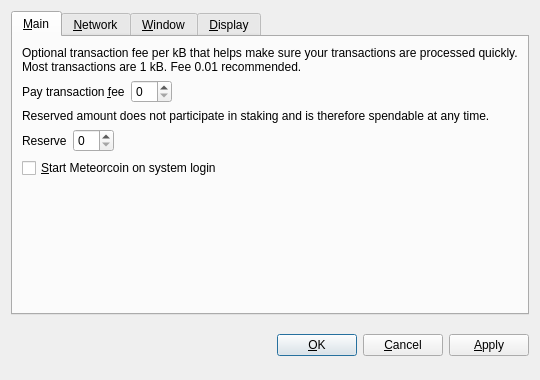
<?xml version="1.0" encoding="UTF-8"?>
<ui version="4.0">
 <class>OptionsDialog</class>
 <widget class="QDialog" name="OptionsDialog">
  <property name="geometry">
   <rect>
    <x>0</x>
    <y>0</y>
    <width>540</width>
    <height>380</height>
   </rect>
  </property>
  <property name="windowTitle">
   <string>Options</string>
  </property>
  <property name="modal">
   <bool>true</bool>
  </property>
  <layout class="QVBoxLayout" name="verticalLayout">
   <item>
    <widget class="QTabWidget" name="tabWidget">
     <property name="tabPosition">
      <enum>QTabWidget::North</enum>
     </property>
     <property name="currentIndex">
      <number>0</number>
     </property>
     <widget class="QWidget" name="tabMain">
      <attribute name="title">
       <string>&amp;Main</string>
      </attribute>
      <layout class="QVBoxLayout" name="verticalLayout_Main">
       <item>
        <widget class="QLabel" name="transactionFeeInfoLabel">
         <property name="text">
          <string>Optional transaction fee per kB that helps make sure your transactions are processed quickly. Most transactions are 1 kB. Fee 0.01 recommended.</string>
         </property>
         <property name="textFormat">
          <enum>Qt::PlainText</enum>
         </property>
         <property name="wordWrap">
          <bool>true</bool>
         </property>
        </widget>
       </item>
       <item>
        <layout class="QHBoxLayout" name="horizontalLayoutFee">
         <item>
          <widget class="QLabel" name="transactionFeeLabel">
           <property name="text">
            <string>Pay transaction &amp;fee</string>
           </property>
           <property name="textFormat">
            <enum>Qt::PlainText</enum>
           </property>
           <property name="buddy">
            <cstring>transactionFee</cstring>
           </property>
          </widget>
         </item>
         <item>
          <widget class="BitcoinAmountField" name="transactionFee"/>
         </item>
         <item>
          <spacer name="horizontalSpacerFee">
           <property name="orientation">
            <enum>Qt::Horizontal</enum>
           </property>
           <property name="sizeHint" stdset="0">
            <size>
             <width>40</width>
             <height>20</height>
            </size>
           </property>
          </spacer>
         </item>
        </layout>
       </item>
       <item>
        <widget class="QLabel" name="reserveBalanceInfoLabel">
         <property name="text">
          <string>Reserved amount does not participate in staking and is therefore spendable at any time.</string>
         </property>
         <property name="textFormat">
          <enum>Qt::PlainText</enum>
         </property>
         <property name="wordWrap">
          <bool>true</bool>
         </property>
        </widget>
       </item>
       <item>
        <layout class="QHBoxLayout" name="horizontalLayoutReserveBalance">
         <item>
          <widget class="QLabel" name="reserveBalanceLabel">
           <property name="text">
            <string>Reserve</string>
           </property>
           <property name="textFormat">
            <enum>Qt::PlainText</enum>
           </property>
           <property name="buddy">
            <cstring>reserveBalance</cstring>
           </property>
          </widget>
         </item>
         <item>
          <widget class="BitcoinAmountField" name="reserveBalance"/>
         </item>
         <item>
          <spacer name="horizontalSpacerReserveBalance">
           <property name="orientation">
            <enum>Qt::Horizontal</enum>
           </property>
           <property name="sizeHint" stdset="0">
            <size>
             <width>40</width>
             <height>20</height>
            </size>
           </property>
          </spacer>
         </item>
        </layout>
       </item>
       <item>
        <widget class="QCheckBox" name="bitcoinAtStartup">
         <property name="toolTip">
          <string>Automatically start Meteorcoin after logging in to the system.</string>
         </property>
         <property name="text">
          <string>&amp;Start Meteorcoin on system login</string>
         </property>
        </widget>
       </item>
       <item>
        <spacer name="verticalSpacer_Main">
         <property name="orientation">
          <enum>Qt::Vertical</enum>
         </property>
         <property name="sizeHint" stdset="0">
          <size>
           <width>20</width>
           <height>40</height>
          </size>
         </property>
        </spacer>
       </item>
      </layout>
     </widget>
     <widget class="QWidget" name="tabNetwork">
      <attribute name="title">
       <string>&amp;Network</string>
      </attribute>
      <layout class="QVBoxLayout" name="verticalLayout_Network">
       <item>
        <widget class="QCheckBox" name="mapPortUpnp">
         <property name="toolTip">
          <string>Automatically open the Meteorcoin client port on the router. This only works when your router supports UPnP and it is enabled.</string>
         </property>
         <property name="text">
          <string>Map port using &amp;UPnP</string>
         </property>
        </widget>
       </item>
       <item>
        <widget class="QCheckBox" name="connectSocks">
         <property name="toolTip">
          <string>Connect to the Meteorcoin network through a SOCKS proxy (e.g. when connecting through Tor).</string>
         </property>
         <property name="text">
          <string>&amp;Connect through SOCKS proxy:</string>
         </property>
        </widget>
       </item>
       <item>
        <layout class="QHBoxLayout" name="horizontalLayout_Network">
         <item>
          <widget class="QLabel" name="proxyIpLabel">
           <property name="text">
            <string>Proxy &amp;IP:</string>
           </property>
           <property name="textFormat">
            <enum>Qt::PlainText</enum>
           </property>
           <property name="buddy">
            <cstring>proxyIp</cstring>
           </property>
          </widget>
         </item>
         <item>
          <widget class="QValidatedLineEdit" name="proxyIp">
           <property name="maximumSize">
            <size>
             <width>140</width>
             <height>16777215</height>
            </size>
           </property>
           <property name="toolTip">
            <string>IP address of the proxy (e.g. 127.0.0.1)</string>
           </property>
          </widget>
         </item>
         <item>
          <widget class="QLabel" name="proxyPortLabel">
           <property name="text">
            <string>&amp;Port:</string>
           </property>
           <property name="textFormat">
            <enum>Qt::PlainText</enum>
           </property>
           <property name="buddy">
            <cstring>proxyPort</cstring>
           </property>
          </widget>
         </item>
         <item>
          <widget class="QLineEdit" name="proxyPort">
           <property name="maximumSize">
            <size>
             <width>55</width>
             <height>16777215</height>
            </size>
           </property>
           <property name="toolTip">
            <string>Port of the proxy (e.g. 9050)</string>
           </property>
          </widget>
         </item>
         <item>
          <widget class="QLabel" name="socksVersionLabel">
           <property name="text">
            <string>SOCKS &amp;Version:</string>
           </property>
           <property name="textFormat">
            <enum>Qt::PlainText</enum>
           </property>
           <property name="buddy">
            <cstring>socksVersion</cstring>
           </property>
          </widget>
         </item>
         <item>
          <widget class="QValueComboBox" name="socksVersion">
           <property name="toolTip">
            <string>SOCKS version of the proxy (e.g. 5)</string>
           </property>
          </widget>
         </item>
         <item>
          <spacer name="horizontalSpacer_Network">
           <property name="orientation">
            <enum>Qt::Horizontal</enum>
           </property>
           <property name="sizeHint" stdset="0">
            <size>
             <width>40</width>
             <height>20</height>
            </size>
           </property>
          </spacer>
         </item>
        </layout>
       </item>
       <item>
        <spacer name="verticalSpacer_Network">
         <property name="orientation">
          <enum>Qt::Vertical</enum>
         </property>
         <property name="sizeHint" stdset="0">
          <size>
           <width>20</width>
           <height>40</height>
          </size>
         </property>
        </spacer>
       </item>
      </layout>
     </widget>
     <widget class="QWidget" name="tabWindow">
      <attribute name="title">
       <string>&amp;Window</string>
      </attribute>
      <layout class="QVBoxLayout" name="verticalLayout_Window">
       <item>
        <widget class="QCheckBox" name="minimizeToTray">
         <property name="toolTip">
          <string>Show only a tray icon after minimizing the window.</string>
         </property>
         <property name="text">
          <string>&amp;Minimize to the tray instead of the taskbar</string>
         </property>
        </widget>
       </item>
       <item>
        <widget class="QCheckBox" name="minimizeOnClose">
         <property name="toolTip">
          <string>Minimize instead of exit the application when the window is closed. When this option is enabled, the application will be closed only after selecting Quit in the menu.</string>
         </property>
         <property name="text">
          <string>M&amp;inimize on close</string>
         </property>
        </widget>
       </item>
       <item>
        <spacer name="verticalSpacer_Window">
         <property name="orientation">
          <enum>Qt::Vertical</enum>
         </property>
         <property name="sizeHint" stdset="0">
          <size>
           <width>20</width>
           <height>40</height>
          </size>
         </property>
        </spacer>
       </item>
      </layout>
     </widget>
     <widget class="QWidget" name="tabDisplay">
      <attribute name="title">
       <string>&amp;Display</string>
      </attribute>
      <layout class="QVBoxLayout" name="verticalLayout_Display">
       <item>
        <layout class="QHBoxLayout" name="horizontalLayout_1_Display">
         <item>
          <widget class="QLabel" name="langLabel">
           <property name="text">
            <string>User Interface &amp;language:</string>
           </property>
           <property name="textFormat">
            <enum>Qt::PlainText</enum>
           </property>
           <property name="buddy">
            <cstring>lang</cstring>
           </property>
          </widget>
         </item>
         <item>
          <widget class="QValueComboBox" name="lang">
           <property name="toolTip">
            <string>The user interface language can be set here. This setting will take effect after restarting Meteorcoin.</string>
           </property>
          </widget>
         </item>
        </layout>
       </item>
       <item>
        <layout class="QHBoxLayout" name="horizontalLayout_2_Display">
         <item>
          <widget class="QLabel" name="unitLabel">
           <property name="text">
            <string>&amp;Unit to show amounts in:</string>
           </property>
           <property name="textFormat">
            <enum>Qt::PlainText</enum>
           </property>
           <property name="buddy">
            <cstring>unit</cstring>
           </property>
          </widget>
         </item>
         <item>
          <widget class="QValueComboBox" name="unit">
           <property name="toolTip">
            <string>Choose the default subdivision unit to show in the interface and when sending coins.</string>
           </property>
          </widget>
         </item>
        </layout>
       </item>
       <item>
        <widget class="QCheckBox" name="displayAddresses">
         <property name="toolTip">
          <string>Whether to show Meteorcoin addresses in the transaction list or not.</string>
         </property>
         <property name="text">
          <string>&amp;Display addresses in transaction list</string>
         </property>
        </widget>
       </item>
       <item>
        <widget class="QCheckBox" name="coinControlFeatures">
         <property name="toolTip">
          <string>Whether to show coin control features or not.</string>
         </property>
         <property name="text">
          <string>Display coin &amp;control features (experts only!)</string>
         </property>
        </widget>
       </item>
       <item>
        <spacer name="verticalSpacer_Display">
         <property name="orientation">
          <enum>Qt::Vertical</enum>
         </property>
         <property name="sizeHint" stdset="0">
          <size>
           <width>20</width>
           <height>40</height>
          </size>
         </property>
        </spacer>
       </item>
      </layout>
     </widget>
    </widget>
   </item>
   <item>
    <layout class="QHBoxLayout" name="horizontalLayout_Buttons">
     <item>
      <spacer name="horizontalSpacer_1">
       <property name="orientation">
        <enum>Qt::Horizontal</enum>
       </property>
       <property name="sizeHint" stdset="0">
        <size>
         <width>40</width>
         <height>48</height>
        </size>
       </property>
      </spacer>
     </item>
     <item>
      <widget class="QLabel" name="statusLabel">
       <property name="font">
        <font>
         <weight>75</weight>
         <bold>true</bold>
        </font>
       </property>
       <property name="text">
        <string/>
       </property>
       <property name="textFormat">
        <enum>Qt::PlainText</enum>
       </property>
       <property name="wordWrap">
        <bool>true</bool>
       </property>
      </widget>
     </item>
     <item>
      <spacer name="horizontalSpacer_2">
       <property name="orientation">
        <enum>Qt::Horizontal</enum>
       </property>
       <property name="sizeHint" stdset="0">
        <size>
         <width>40</width>
         <height>48</height>
        </size>
       </property>
      </spacer>
     </item>
     <item>
      <widget class="QPushButton" name="okButton">
       <property name="text">
        <string>&amp;OK</string>
       </property>
      </widget>
     </item>
     <item>
      <widget class="QPushButton" name="cancelButton">
       <property name="text">
        <string>&amp;Cancel</string>
       </property>
       <property name="autoDefault">
        <bool>false</bool>
       </property>
      </widget>
     </item>
     <item>
      <widget class="QPushButton" name="applyButton">
       <property name="text">
        <string>&amp;Apply</string>
       </property>
       <property name="autoDefault">
        <bool>false</bool>
       </property>
      </widget>
     </item>
    </layout>
   </item>
  </layout>
 </widget>
 <customwidgets>
  <customwidget>
   <class>BitcoinAmountField</class>
   <extends>QSpinBox</extends>
   <header>bitcoinamountfield.h</header>
  </customwidget>
  <customwidget>
   <class>QValueComboBox</class>
   <extends>QComboBox</extends>
   <header>qvaluecombobox.h</header>
  </customwidget>
  <customwidget>
   <class>QValidatedLineEdit</class>
   <extends>QLineEdit</extends>
   <header>qvalidatedlineedit.h</header>
  </customwidget>
 </customwidgets>
 <resources/>
 <connections/>
</ui>
